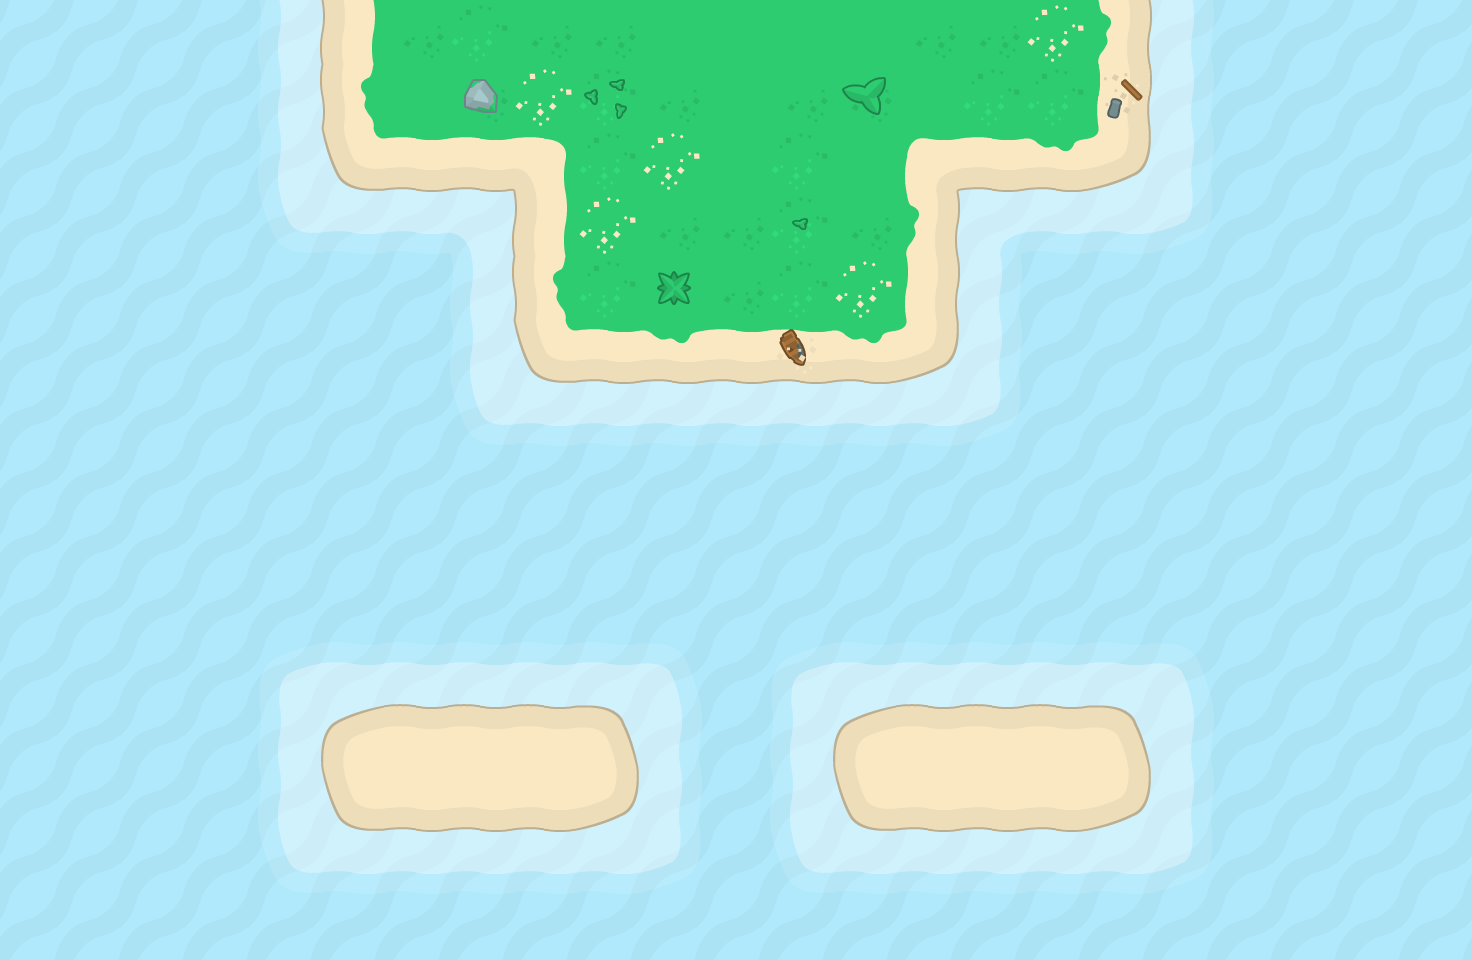

Tiled map render using the project's own tile images. Description and the whole map definition, tile-layer contents included, below:
An orthogonal 23x15 tile map with 64x64 px tiles, 4 tile layers (Water, Shallows, Ground, Decorations).

<map version="1.2" tiledversion="1.3.2" orientation="orthogonal" renderorder="right-down" compressionlevel="0" width="23" height="15" tilewidth="64" tileheight="64" infinite="0" nextlayerid="6" nextobjectid="1">
 <tileset firstgid="1" source="tile_sheet.tsx" />
 <layer id="1" name="Water" width="23" height="15">
  <data encoding="csv">
73,73,73,73,73,73,73,73,73,73,73,73,73,73,73,73,73,73,73,73,73,73,73,
73,73,73,73,73,73,73,73,73,73,73,73,73,73,73,73,73,73,73,73,73,73,73,
73,73,73,73,73,73,73,73,73,73,73,73,73,73,73,73,73,73,73,73,73,73,73,
73,73,73,73,73,73,73,73,73,73,73,73,73,73,73,73,73,73,73,73,73,73,73,
73,73,73,73,73,73,73,73,73,73,73,73,73,73,73,73,73,73,73,73,73,73,73,
73,73,73,73,73,73,73,73,73,73,73,73,73,73,73,73,73,73,73,73,73,73,73,
73,73,73,73,73,73,73,73,73,73,73,73,73,73,73,73,73,73,73,73,73,73,73,
73,73,73,73,73,73,73,73,73,73,73,73,73,73,73,73,73,73,73,73,73,73,73,
73,73,73,73,73,73,73,73,73,73,73,73,73,73,73,73,73,73,73,73,73,73,73,
73,73,73,73,73,73,73,73,73,73,73,73,73,73,73,73,73,73,73,73,73,73,73,
73,73,73,73,73,73,73,73,73,73,73,73,73,73,73,73,73,73,73,73,73,73,73,
73,73,73,73,73,73,73,73,73,73,73,73,73,73,73,73,73,73,73,73,73,73,73,
73,73,73,73,73,73,73,73,73,73,73,73,73,73,73,73,73,73,73,73,73,73,73,
73,73,73,73,73,73,73,73,73,73,73,73,73,73,73,73,73,73,73,73,73,73,73,
73,73,73,73,73,73,73,73,73,73,73,73,73,73,73,73,73,73,73,73,73,73,73
</data>
 </layer>
 <layer id="2" name="Shallows" width="23" height="15">
  <data encoding="csv">
0,0,0,0,26,27,0,0,0,0,0,0,0,0,0,0,0,27,28,0,0,0,0,
0,0,0,0,26,27,0,0,0,0,0,0,0,0,0,0,0,27,28,0,0,0,0,
0,0,0,0,26,27,27,27,27,0,0,0,0,0,27,27,27,27,28,0,0,0,0,
0,0,0,0,42,43,43,59,27,0,0,0,0,0,27,58,43,43,44,0,0,0,0,
0,0,0,0,0,0,0,26,27,0,0,0,0,0,27,28,0,0,0,0,0,0,0,
0,0,0,0,0,0,0,26,27,27,27,27,27,27,27,28,0,0,0,0,0,0,0,
0,0,0,0,0,0,0,42,43,43,43,43,43,43,43,44,0,0,0,0,0,0,0,
0,0,0,0,0,0,0,0,0,0,0,0,0,0,0,0,0,0,0,0,0,0,0,
0,0,0,0,0,0,0,0,0,0,0,0,0,0,0,0,0,0,0,0,0,0,0,
0,0,0,0,0,0,0,0,0,0,0,0,0,0,0,0,0,0,0,0,0,0,0,
0,0,0,0,10,11,11,11,11,11,12,0,10,11,11,11,11,11,12,0,0,0,0,
0,0,0,0,26,27,27,27,27,27,28,0,26,27,27,27,27,27,28,0,0,0,0,
0,0,0,0,26,27,27,27,27,27,28,0,26,27,27,27,27,27,28,0,0,0,0,
0,0,0,0,42,43,43,43,43,43,44,0,42,43,43,43,43,43,44,0,0,0,0,
0,0,0,0,0,0,0,0,0,0,0,0,0,0,0,0,0,0,0,0,0,0,0
</data>
 </layer>
 <layer id="3" name="Ground" width="23" height="15">
  <data encoding="csv">
0,0,0,0,0,22,40,39,40,40,23,23,23,23,40,40,24,41,0,0,0,0,0,
0,0,0,0,0,38,23,40,24,39,40,23,40,40,23,39,39,1610612820,0,0,0,0,0,
0,0,0,0,0,54,55,55,37,39,24,23,39,23,36,55,56,57,0,0,0,0,0,
0,0,0,0,0,0,0,0,22,24,40,40,39,40,41,0,0,0,0,0,0,0,0,
0,0,0,0,0,0,0,0,38,39,23,40,39,24,25,0,0,0,0,0,0,0,0,
0,0,0,0,0,0,0,0,54,55,56,55,82,56,57,0,0,0,0,0,0,0,0,
0,0,0,0,0,0,0,0,0,0,0,0,0,0,0,0,0,0,0,0,0,0,0,
0,0,0,0,0,0,0,0,0,0,0,0,0,0,0,0,0,0,0,0,0,0,0,
0,0,0,0,0,0,0,0,0,0,0,0,0,0,0,0,0,0,0,0,0,0,0,
0,0,0,0,0,0,0,0,0,0,0,0,0,0,0,0,0,0,0,0,0,0,0,
0,0,0,0,0,0,0,0,0,0,0,0,0,0,0,0,0,0,0,0,0,0,0,
0,0,0,0,0,1,2,2,2,3,0,0,0,1,2,2,2,3,0,0,0,0,0,
0,0,0,0,0,33,34,34,34,35,0,0,0,33,34,34,34,35,0,0,0,0,0,
0,0,0,0,0,0,0,0,0,0,0,0,0,0,0,0,0,0,0,0,0,0,0,
0,0,0,0,0,0,0,0,0,0,0,0,0,0,0,0,0,0,0,0,0,0,0
</data>
 </layer>
 <layer id="4" name="Decorations" width="23" height="15">
  <data encoding="csv">
0,0,0,0,0,0,0,0,0,0,0,0,0,0,0,0,0,0,0,0,0,0,0,
0,0,0,0,0,0,0,65,0,88,0,0,0,70,0,0,0,0,0,0,0,0,0,
0,0,0,0,0,0,0,0,0,0,0,0,0,0,0,0,0,0,0,0,0,0,0,
0,0,0,0,0,0,0,0,0,0,0,0,87,0,0,0,0,0,0,0,0,0,0,
0,0,0,0,0,0,0,0,0,0,72,0,0,0,0,0,0,0,0,0,0,0,0,
0,0,0,0,0,0,0,0,0,0,0,0,0,0,0,0,0,0,0,0,0,0,0,
0,0,0,0,0,0,0,0,0,0,0,0,0,0,0,0,0,0,0,0,0,0,0,
0,0,0,0,0,0,0,0,0,0,0,0,0,0,0,0,0,0,0,0,0,0,0,
0,0,0,0,0,0,0,0,0,0,0,0,0,0,0,0,0,0,0,0,0,0,0,
0,0,0,0,0,0,0,0,0,0,0,0,0,0,0,0,0,0,0,0,0,0,0,
0,0,0,0,0,0,0,0,0,0,0,0,0,0,0,0,0,0,0,0,0,0,0,
0,0,0,0,0,0,0,0,0,0,0,0,0,0,0,0,0,0,0,0,0,0,0,
0,0,0,0,0,0,0,0,0,0,0,0,0,0,0,0,0,0,0,0,0,0,0,
0,0,0,0,0,0,0,0,0,0,0,0,0,0,0,0,0,0,0,0,0,0,0,
0,0,0,0,0,0,0,0,0,0,0,0,0,0,0,0,0,0,0,0,0,0,0
</data>
 </layer>
</map>
